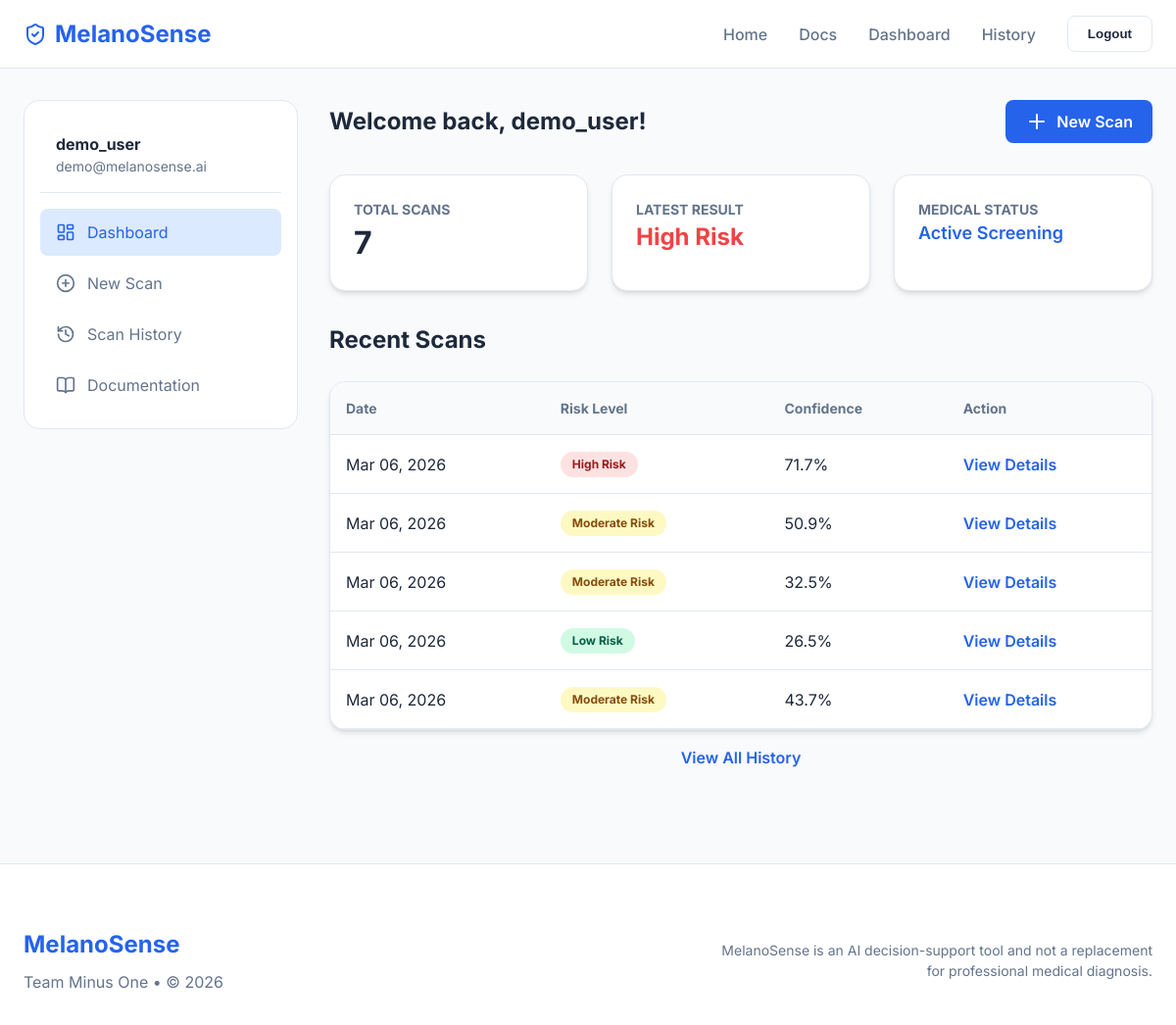
The app's page /dashboard/ (signed in), older data.
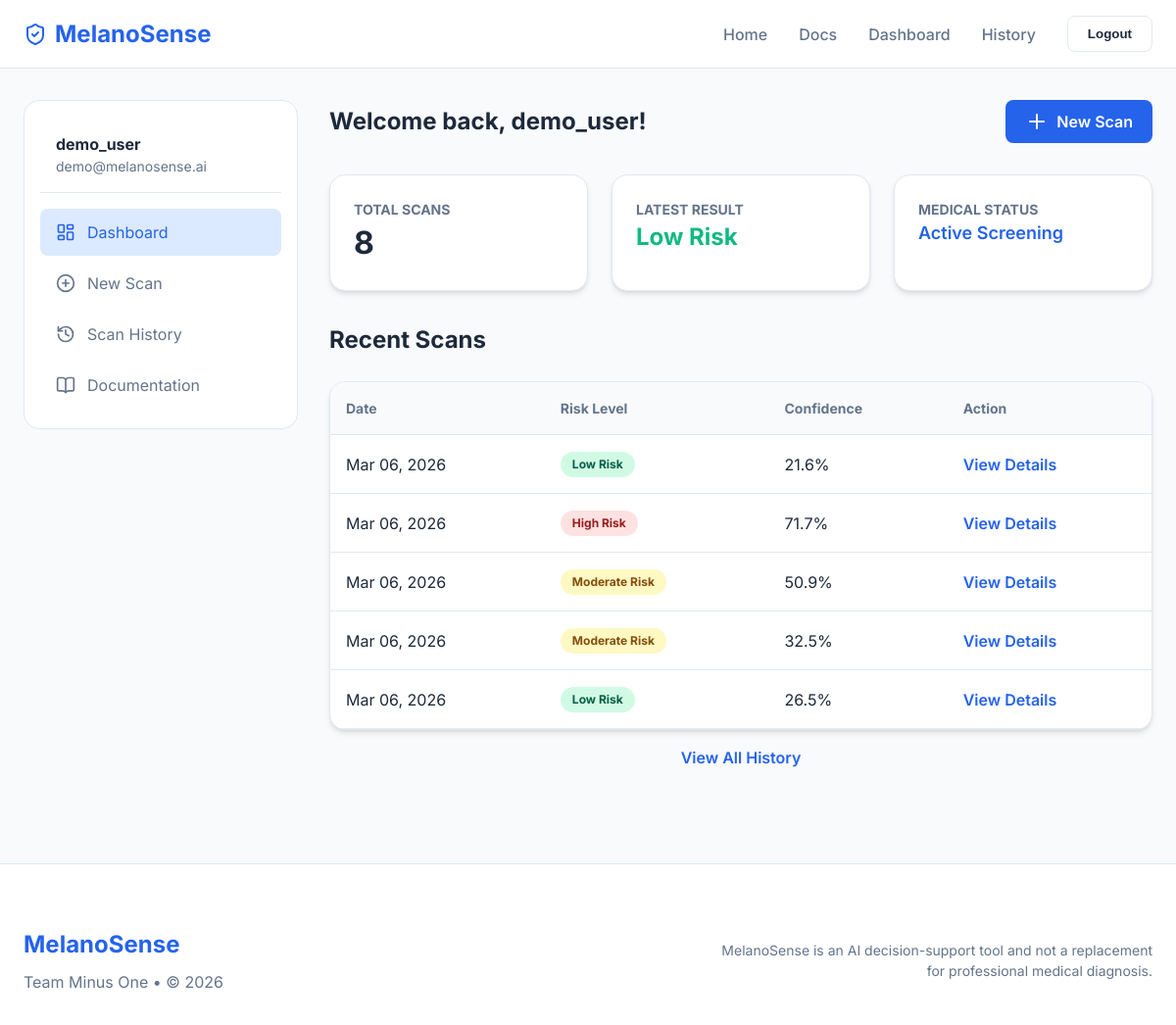
The same page, newer data.
### predictor/models.py (models this page shows, shortened)
class Scan(models.Model):
    id = models.UUIDField(primary_key=True, default=uuid.uuid4, editable=False)
    user = models.ForeignKey(User, on_delete=models.CASCADE, related_name='scans')
    image = models.ForeignKey(MedicalImage, on_delete=models.CASCADE)
    risk_level = models.CharField(max_length=20, choices=[('Low', 'Low Risk'), ('Moderate', 'Moderate Risk'), ('High', 'High Risk')])
    confidence = models.FloatField()
    age = models.IntegerField()
    sex = models.CharField(max_length=10)
    localization = models.CharField(max_length=50)
    heatmap_image = models.ImageField(upload_to='analysis/heatmaps/', null=True, blank=True)
    roi_image = models.ImageField(upload_to='analysis/roi/', null=True, blank=True)
    created_at = models.DateTimeField(auto_now_add=True)

### predictor/views.py (the view)
# urls.py: path('dashboard/', views.dashboard, name='dashboard'),
@login_required
def dashboard(request):
    recent_scans = Scan.objects.filter(user=request.user).order_by('-created_at')[:5]
    return render(request, 'dashboard/dashboard.html', {
        'recent_scans': recent_scans,
        'user': request.user
    })

### templates/dashboard/dashboard.html (shortened to what the changed rows need)
{% extends 'base.html' %}
{% load static %}
{% block content %}
<div class="container">
    <div class="dashboard-grid">
        <aside class="sidebar">
            <div style="padding: 1rem; border-bottom: 1px solid var(--border); margin-bottom: 1rem;">
                <h3 style="font-size: 1rem;">{{ user.get_full_name|default:user.username }}</h3>
                <p style="font-size: 0.875rem; color: var(--text-muted);">{{ user.email }}</p>
            </div>
        </aside>
        <section>
            <div class="flex-between mb-4">
                <h1>Welcome back, {{ user.first_name|default:user.username }}!</h1>
                <a href="/scan" class="btn btn-primary">
                    <i data-lucide="plus"></i>
                    New Scan
                </a>
            </div>
            <div style="display: grid; grid-template-columns: repeat(3, 1fr); gap: 1.5rem;" class="mb-4">
                <div class="card">
                    <h3 class="text-sm uppercase" style="color: var(--text-muted);">Total Scans</h3>
                    <p class="text-xl font-bold" style="font-size: 2rem;">{{ user.scans.count }}</p>
                </div>
                <div class="card">
                    <h3 class="text-sm uppercase" style="color: var(--text-muted);">Latest Result</h3>
                    {% with latest=recent_scans.first %}
                    {% if latest %}
                    <p class="text-xl font-bold text-risk-{{ latest.risk_level|lower|cut:' risk' }}">
                        {{ latest.risk_level }}{% if 'Risk' not in latest.risk_level %} Risk{% endif %}
                    </p>
                    {% else %}
                    <p class="text-lg" style="color: var(--text-muted);">No scans yet</p>
                    {% endif %}
                    {% endwith %}
                </div>
            </div>
            <h2 class="mb-3">Recent Scans</h2>
            {% if recent_scans %}
            <div class="card table-container">
                <table class="table">
                    <thead>
                        <tr>
                            <th>Date</th>
                            <th>Risk Level</th>
                            <th>Confidence</th>
                            <th>Action</th>
                        </tr>
                    </thead>
                    <tbody>
                        {% for scan in recent_scans %}
                        <tr>
                            <td>{{ scan.created_at|date:"M d, Y" }}</td>
                            <td>
                                <span class="badge risk-{{ scan.risk_level|lower|cut:' risk' }} text-xs">
                                    {{ scan.risk_level }}{% if 'Risk' not in scan.risk_level %} Risk{% endif %}
                                </span>
                            </td>
                            <td>{{ scan.confidence|floatformat:1 }}%</td>
                            <td>
                                <a href="/scan/?id={{ scan.id }}" class="font-semibold"
                                    style="color: var(--primary); text-decoration: none;">View Details</a>
                            </td>
                        </tr>
                        {% endfor %}
                    </tbody>
                </table>
            </div>
            {% endif %}
        </section>
    </div>
</div>
{% endblock %}

Row changes from the older to the newer data that the page shows:
no longer on this page (row unchanged): Scan: created_at "Mar 06, 2026", risk_level "Moderate", shows "Risk", confidence "43.7"
added Scan: risk_level "Low", created_at "Mar 06, 2026", shows "Risk", confidence "21.6"
Text that changed along with them:
{{ user.scans.count }}: "7" → "8"
{{ latest.risk_level }}: "High" → "Low"
